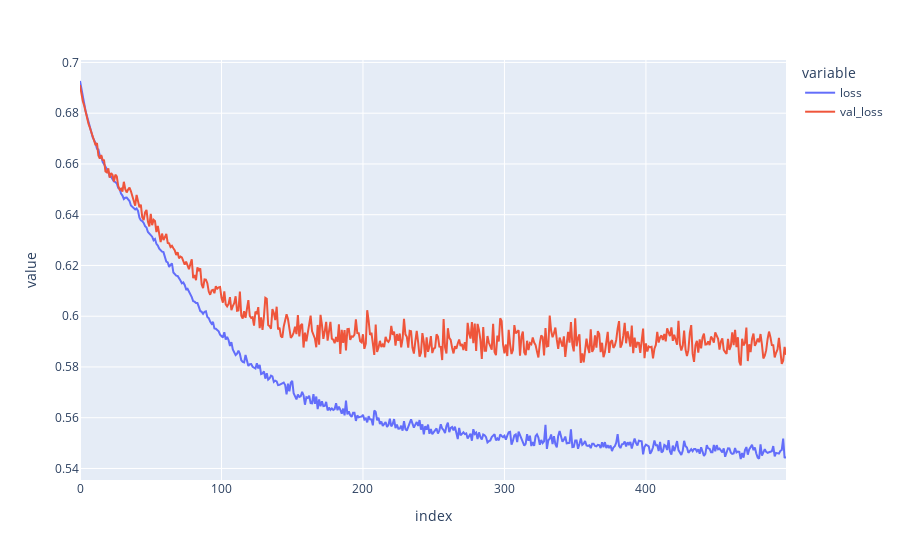

Write notebook code for a chart like this one.
### Code cell
fig = px.line({'loss': loss_graph, 'val_loss': val_loss_graph})
fig.show()

### Figure 1 — Plotly figure (JSON) as saved in the notebook; plotly's stock layout.template omitted (floating-point values rounded to 4 significant figures; data arrays with more than 128 entries replaced by an {"elided": "..."} marker saying what was removed)
{"data": [{"hovertemplate": "variable=loss<br>index=%{x}<br>value=%{y}<extra></extra>", "legendgroup": "loss", "line": {"color": "#636efa", "dash": "solid"}, "marker": {"symbol": "circle"}, "mode": "lines", "name": "loss", "orientation": "v", "showlegend": true, "type": "scatter", "x": {"elided": "500 int values"}, "xaxis": "x", "y": {"elided": "500 float values"}, "yaxis": "y"}, {"hovertemplate": "variable=val_loss<br>index=%{x}<br>value=%{y}<extra></extra>", "legendgroup": "val_loss", "line": {"color": "#EF553B", "dash": "solid"}, "marker": {"symbol": "circle"}, "mode": "lines", "name": "val_loss", "orientation": "v", "showlegend": true, "type": "scatter", "x": {"elided": "500 int values"}, "xaxis": "x", "y": {"elided": "500 float values"}, "yaxis": "y"}], "layout": {"legend": {"title": {"text": "variable"}, "tracegroupgap": 0}, "margin": {"t": 60}, "xaxis": {"anchor": "y", "domain": [0, 1], "title": {"text": "index"}}, "yaxis": {"anchor": "x", "domain": [0, 1], "title": {"text": "value"}}}}
